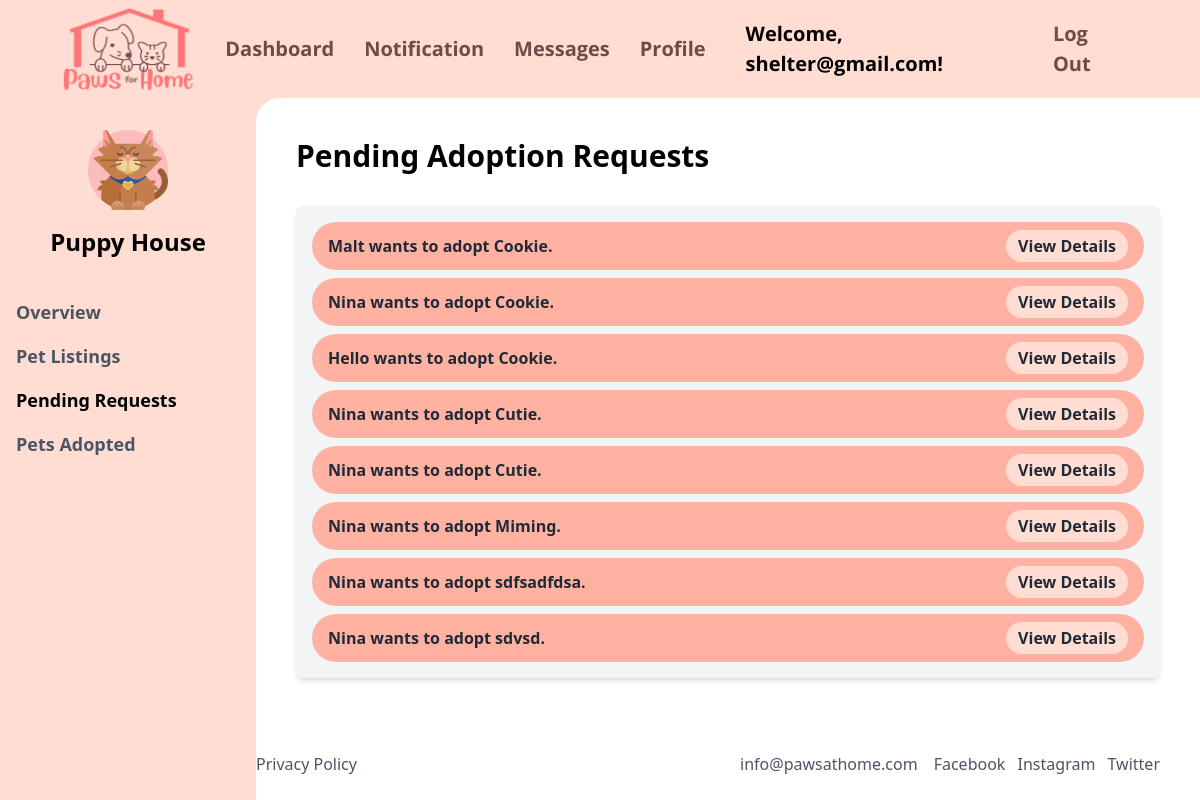
/pending_requests/ (signed in), run on an earlier commit of the app's database.
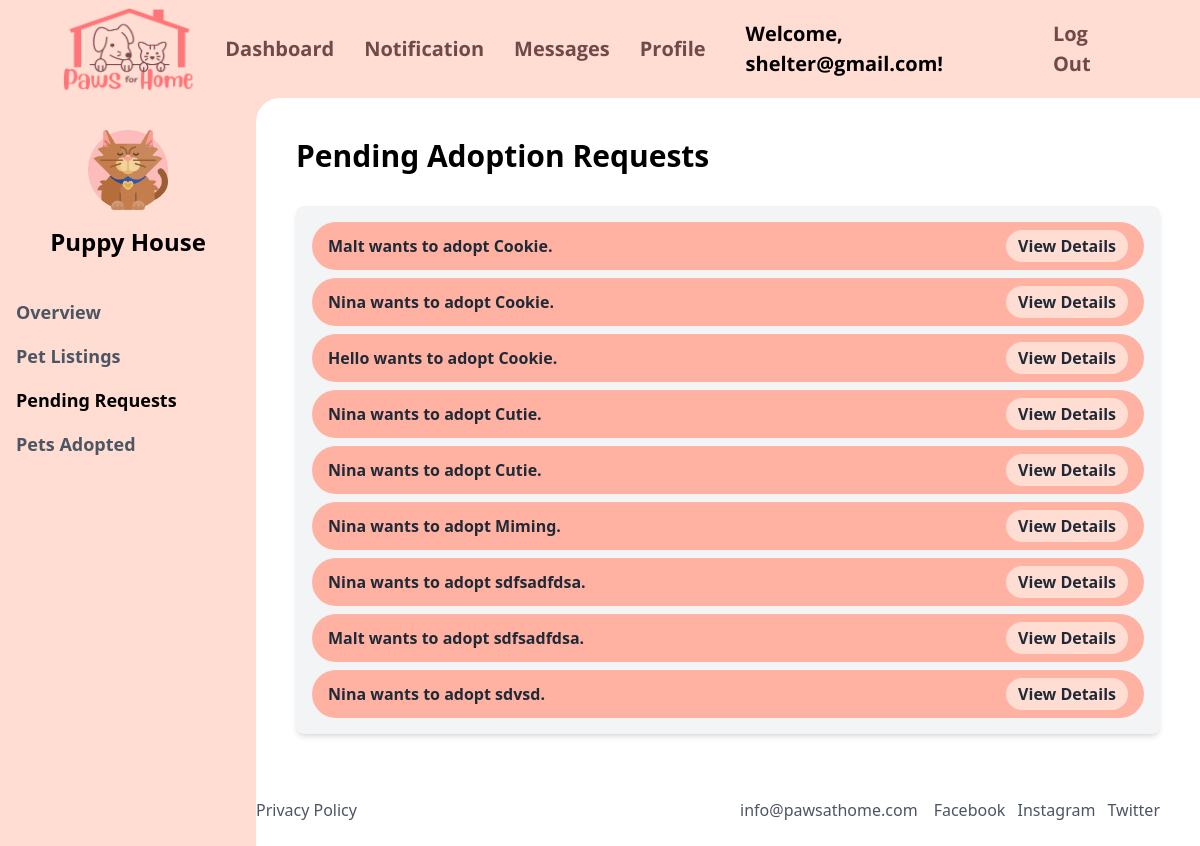
And on a later commit of the database.
### pets/models.py (models this page shows, shortened)
class AdoptionRequest(models.Model):
    HOUSING_CHOICES = [
        ('Apartment', 'Apartment'),
        ('House', 'House'),
        ('Condominium', 'Condominium'),
        ('Other', 'Other'),
    ]
    HOUSEHOLD_CHOICES = [
        ('Active', 'Active'),
        ('Calm', 'Calm'),
        ('Noisy', 'Noisy'),
        ('Quiet', 'Quiet'),
    ]
    GENERAL_INFO_CHOICES = [
        ('Companion for child', 'Companion for child'),
        ('Companion for other pet', 'Companion for other pet'),
        ('Security', 'Security'),
        ('Service animal', 'Service animal'),
        ('House pet', 'House pet'),
        ('Breeding', 'Breeding'),
        ('Other', 'Other'),
    ]
    pet = models.ForeignKey(Pet, on_delete=models.CASCADE)
    account = models.ForeignKey(settings.AUTH_USER_MODEL, on_delete=models.CASCADE)
    first_name = models.CharField(max_length=100)
    last_name = models.CharField(max_length=100)
    email = models.EmailField()
    phone_number = models.CharField(max_length=15)
    address = models.TextField()
    housing_type = models.CharField(max_length=20, choices=HOUSING_CHOICES, default='Apartment')
    household_description = models.CharField(max_length=20, choices=HOUSEHOLD_CHOICES, default='Calm')
    general_info = models.CharField(max_length=50, choices=GENERAL_INFO_CHOICES, default='House pet')
    other_housing_description = models.TextField(blank=True, null=True)
    other_general_info = models.TextField(blank=True, null=True)

class Pet(models.Model):
    name = models.CharField(max_length=100)
    image = models.ImageField(upload_to='pets/', default='pets/default_pet.jpg') #test
    type = models.CharField(max_length=100)
    age = models.DecimalField(max_digits=4, decimal_places=2)
    description = models.TextField()
    adoption_fee = models.DecimalField(max_digits=10, decimal_places=2)
    status = models.IntegerField(default=0)
    created_at = models.DateTimeField(auto_now_add=True)
    owner = models.ForeignKey(settings.AUTH_USER_MODEL, on_delete=models.CASCADE, null=True)

### main/views.py (the view)
# urls.py: path('pending_requests/', views.pending_requests, name='pending_requests'),
@login_required
def pending_requests(request):
    shelter = request.user
    pets = Pet.objects.filter(owner=shelter)
    adoption_requests = AdoptionRequest.objects.filter(pet__in=pets)
    context = {
        'adoption_requests': adoption_requests,
        'pets': pets,
    }
    return render(request, 'shelterdashboard/pending_requests.html', context)

### main/templates/shelterdashboard/pending_requests.html (shortened to what this page needs)
{% extends "index.html" %}
{% block contents %}
<script src="https://cdn.tailwindcss.com"></script>
{% load static %}
<link rel="stylesheet" href="{% static 'css/landing_page.css' %}">
<body class="bg-[#FFDDD2] font-sans min-h-screen flex flex-col">
  <div class="flex flex-grow">
    <aside class="bg-[#FFDDD2] w-64 py-8 px-4 flex flex-col fixed h-screen">
      <div class="flex items-center justify-center">
        <img src="{% static 'images/shelterlogo.png' %}" alt="Shelter Logo" class="h-20">
      </div>
      <h1 class="text-2xl font-bold text-center mt-4">Puppy House</h1>
      <nav class="mt-10">
        <ul class="space-y-4">
          <li><a href="{% url 'main:shelterdashboard' %}" class="block text-lg text-gray-600 hover:text-[#F2968F] font-bold">Overview</a></li>
          <li><a href="{% url 'main:pet_listings' %}" class="block text-lg text-gray-600  hover:text-[#F2968F] font-bold">Pet Listings</a></li>
          <li><span class="block text-lg text-black font-bold">Pending Requests</span></li>
          <li><a href="" class="block text-lg text-gray-600  hover:text-[#F2968F] font-bold">Pets Adopted</a></li>
        </ul>
      </nav>
    </aside>
        <main class="flex-grow bg-white ml-64 p-10 rounded-tl-3xl shadow-lg max-w-[90%] xl:max-w-[85%] mx-auto">
      <h3 class="text-3xl font-bold mb-8">Pending Adoption Requests</h3>
      <div class="bg-gray-100 rounded-lg shadow-md overflow-hidden p-4">
        <ul class="space-y-2">
            {% for request in adoption_requests %}
                <li class="flex items-center justify-between bg-[#FFB2A1] rounded-full px-4 py-2">
                    <span class="text-gray-800 font-semibold">
                        {{ request.first_name }} wants to adopt {{ request.pet.name }}.
                    </span>
                    <button
                        onclick="redirectToAdoptionForm({{ request.id }})"
                        class="bg-[#FFDDD2] text-gray-800 font-bold py-1 px-3 rounded-full hover:bg-[#F2968F] transition duration-200">
                        View Details
                    </button>
                </li>
            {% empty %}
                <p class="text-gray-500 p-4">No adoption requests available.</p>
            {% endfor %}
        </ul>
    </div>
    </main>
  </div>
  <footer class="bg-white w-full py-6">
    <div class="max-w-6xl mx-auto flex justify-between px-4">
      <p class="text-gray-600">Help | Terms & Conditions | Privacy Policy</p>
      <div class="flex space-x-4">
        <p class="text-gray-600">info@pawsathome.com</p>
        <div class="space-x-2">
          <a href="#" class="text-gray-600">Facebook</a>
          <a href="#" class="text-gray-600">Instagram</a>
          <a href="#" class="text-gray-600">Twitter</a>
        </div>
      </div>
    </div>
  </footer>
</body>
{% endblock contents %}

What changed in the data, as far as the page shows it:
added AdoptionRequest: first_name "Malt", pet.name "sdfsadfdsa"
